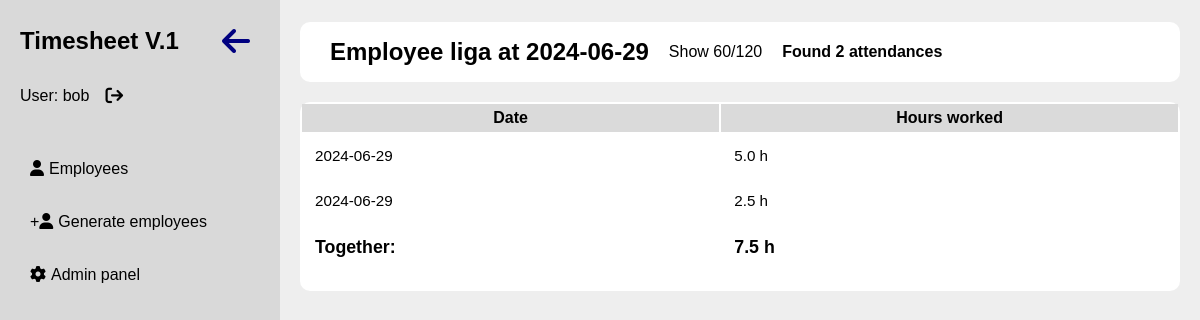
The app's page /employees/detail/2/date/2024-06-29 (signed in) with its own data.
### employees/models.py (models this page shows, shortened)
class Employees(models.Model):
    username = models.TextField()
    class Meta:
        db_table = 'Employees'

class Attendance(models.Model):
    employee = models.ForeignKey('Employees', models.DO_NOTHING)
    date = models.TextField()
    hours_worked = models.FloatField()
    class Meta:
        db_table = 'Attendance'

### employees/views.py (the view)
# urls.py: path('detail/<str:id>/date/<str:date>', views.employee_attendance_at_a_date),
@login_required
def employee_attendance_at_a_date(request, id=None, date=None):
    if id:
        employee = get_object_or_404(Employees, pk=id)
        attendance = Attendance.objects.filter(employee=employee, date=date)
        total = attendance.aggregate(total_hours=Sum('hours_worked'))['total_hours'] or 0
        return render(request, 'employees/attendance_at_a_date.html', {
            'employee': employee,
            'date': date,
            'attendance': attendance,
            'total': total,
            'num_rows': attendance.count()
        })

### employees/templates/employees/attendance_at_a_date.html
{% extends 'base.html' %}
{% load static %}
{% block content %}
<section class="employee_outer">
  <div class="employee_filter">
        <h2>Employee {{employee.username}} at {{date}}</h2>
        <button id="toggleButton" onclick="toggleAmount()">Show 60/120</button>
        <h4> Found {{ num_rows }} attendances</h4>
    </div>
  <table id="employee_table">
    <thead>
      <tr>
        <th>Date</th>
        <th>Hours worked</th>
      </tr>
    </thead>
    <tbody>
      {% for atte in attendance %}
        <tr>
          <td>{{ atte.date }}</td>
          <td>{{ atte.hours_worked }} h</td>
        </tr>
      {% empty %}
        <tr>
          <td colspan="2">No data found</td>
        </tr>
      {% endfor %}
        <tr>
          <td><h3>Together:</h3></td>
          <td><h3>{{ total }} h</h3></td>
        </tr>
    </tbody>
  </table>
</section>
{% endblock %}

### templates/navbar.html (shortened to what this page needs)
<nav class="navbar_outer">
    <div class="navbar_home">
        <button><a href="/">Timesheet V.1</a></button>
        <button onclick="toggleClass()" class="navbar_close"><i class="fa-solid fa-arrow-left"></i></button>
    </div>
    <div class="navbar_profil">
        <p>User: {{ user.username }}</p>
        <button onclick="window.location.href='/accounts/logout'"><i class="fa-solid fa-arrow-right-from-bracket"></i></button>
    </div>
    <ul>
        <li><a href="/employees"><i class="fa-solid fa-user"></i>Employees</a></li>
        <li><a href="/data/create_new_employees">+<i class="fa-solid fa-user"></i>Generate employees</a></li>
        {% if user.is_superuser%}
        <li><a href="/admin"><i class="fa-solid fa-gear"></i>Admin panel</a></li>
        {% endif %}
    </ul>
</nav>

### static/css/index.css (style rules this page uses)
.navbar_outer { left: 0px; background-color: rgb(217, 217, 217); padding: 20px 20px; height: 100vh; width: 280px; position: fixed; opacity: 1; transition: ease-out 0.2s; z-index: 4000; }
.navbar_outer .navbar_home { display: flex; align-items: center; justify-content: space-between; }
.navbar_outer .navbar_home a { font-size: 1.5rem; }
.navbar_outer .navbar_home button { font-size: 2rem; padding: 0px; color: navy; font-weight: bold; }
.navbar_outer .navbar_home .navbar_close { transition: 0.3s ease-in; border-radius: 50%; padding: 5px 10px; }
.navbar_outer .navbar_profil { display: flex; margin-top: 20px; }
.navbar_outer .navbar_profil p { margin: 5px 0px; }
.navbar_outer .navbar_profil button { margin-left: 10px; font-size: 1.1rem; }
.navbar_outer ul { margin: 40px 0px 20px 0px; }
.navbar_outer ul li { margin: 15px 0px; }
.navbar_outer ul li a { display: inline-block; padding: 10px; width: 100%; border-radius: 5px; transition: 0.1s ease-in; }
.navbar_outer ul li a i { margin-right: 5px; }
.dashbord_outer h2:first-child, .dashbord_outer_mob h2:first-child { margin-top: 0px; }
.employee_outer .employee_filter { background-color: rgb(255, 255, 255); border-radius: 10px; min-height: 60px; margin: 0px 0px 20px 0px; display: flex; padding: 0px 10px 0px 0px; align-items: center; flex-wrap: wrap; }
.employee_outer .employee_filter h2 { margin: auto 0px auto 30px; padding: 10px 0px; }
.employee_outer .employee_filter h4 { margin: auto 0px auto 10px; }
.employee_outer .employee_filter button { margin: auto 0px auto 10px; padding: 10px; transition: 0.3s ease-in; border-radius: 10px; }
.employee_outer table { background-color: rgb(255, 255, 255); border-radius: 10px; width: 100%; max-height: 80vh; }
.employee_outer table thead tr th { height: 10px; padding: 5px; background-color: rgb(218, 218, 218); transition: 0.2s ease-in-out; }
.employee_outer table tbody tr { transition: 0.1s ease-in-out; height: fit-content; }
.employee_outer table tbody tr td { min-height: fit-content; padding: 13px; font-size: 0.95rem; }
* { box-sizing: border-box; font-family: "Source Sans Pro", sans-serif; }
html { font-size: 16px; background-color: #eeeeee; }
body { margin: 0%; }
a { text-decoration: none; color: black; }
button { border: none; cursor: pointer; font-size: 1rem; background-color: transparent; }
ul { padding: 0px; }
ul li { list-style: none; margin: 0%; }

### records on screen
Employees: username "liga"
Attendance: date "2024-06-29", hours_worked "5.0"
Attendance: date "2024-06-29", hours_worked "2.5"

### other values on screen
{{ user.username }} "bob"
{{ date }} "2024-06-29"
{{ num_rows }} "2"
{{ total }} "7.5"
